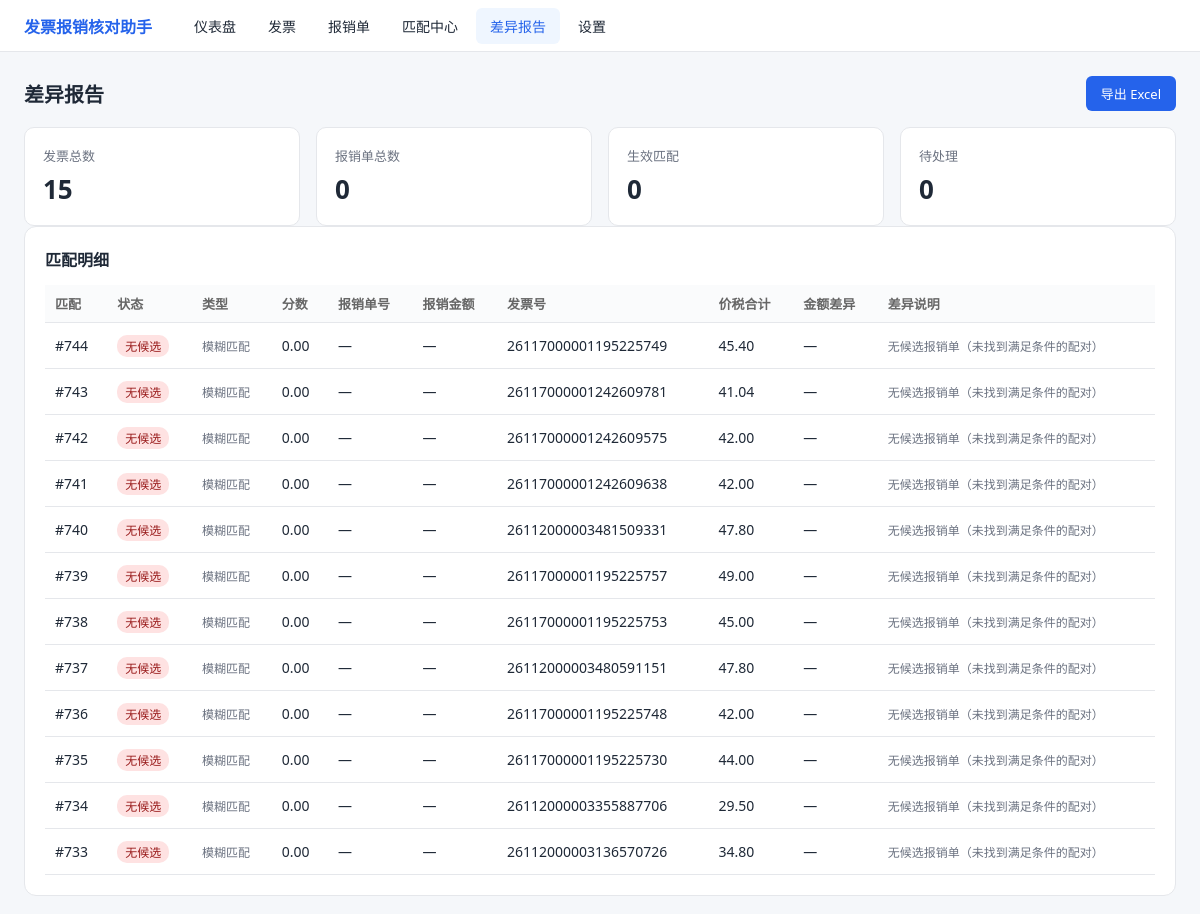
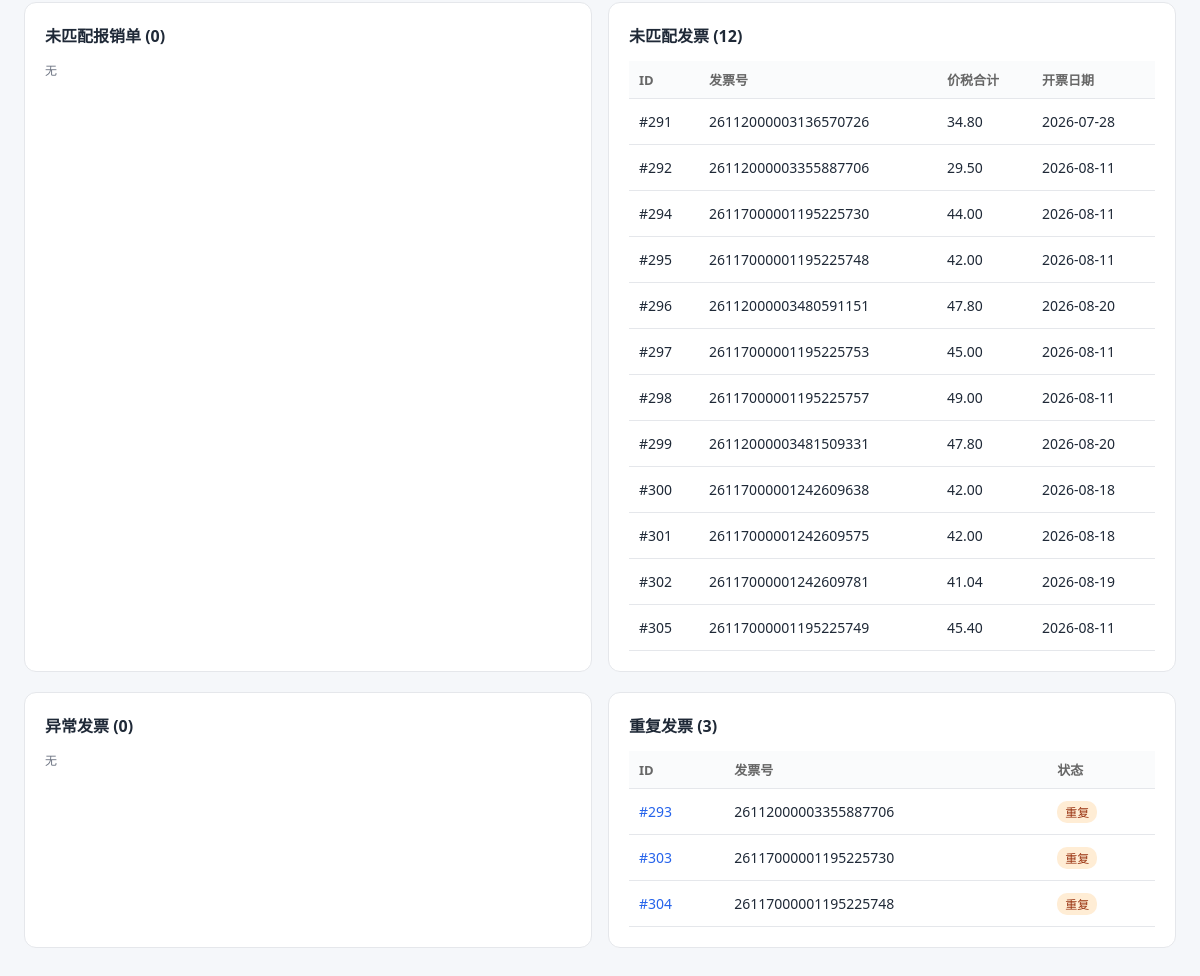
Screenshot of /report with the database file from the repository (2 pictures, top to bottom).
### tables this page shows
CREATE TABLE match_result (
    id           INTEGER PRIMARY KEY AUTOINCREMENT,
    invoice_id   INTEGER NOT NULL,
    reimburse_id INTEGER,
    match_type   TEXT NOT NULL
                 CHECK(match_type IN ('exact','composite','fuzzy','many_to_one','one_to_many','manual')),
    match_score  REAL NOT NULL DEFAULT 0.0 CHECK(match_score BETWEEN 0 AND 1),
    status       TEXT NOT NULL
                 CHECK(status IN ('PENDING','MATCHED','SUSPICIOUS','CONFLICT','UNMATCHED','CONFIRMED','REJECTED')),
    diff_fields  TEXT NOT NULL DEFAULT '[]',
    message      TEXT NOT NULL DEFAULT '',
    confirmed_by TEXT,
    confirmed_at TEXT,
    created_at   TEXT NOT NULL DEFAULT (datetime('now','localtime')),
    updated_at   TEXT NOT NULL DEFAULT (datetime('now','localtime')),
    FOREIGN KEY(invoice_id) REFERENCES invoice(id) ON DELETE CASCADE,
    FOREIGN KEY(reimburse_id) REFERENCES reimburse(id) ON DELETE CASCADE
);

CREATE TABLE invoice (
    id               INTEGER PRIMARY KEY AUTOINCREMENT,
    file_hash        TEXT NOT NULL,
    source_path      TEXT,
    file_type        TEXT NOT NULL CHECK(file_type IN ('pdf','ofd','xml','jpg','jpeg','png')),
    invoice_code     TEXT NOT NULL DEFAULT '',
    invoice_no       TEXT NOT NULL DEFAULT '',
    invoice_date     TEXT,
    buyer_name       TEXT NOT NULL DEFAULT '',
    buyer_tax_no     TEXT NOT NULL DEFAULT '',
    seller_name      TEXT NOT NULL DEFAULT '',
    seller_tax_no    TEXT NOT NULL DEFAULT '',
    amount           TEXT,
    tax_amount       TEXT,
    total_amount     TEXT,
    tax_rate         TEXT NOT NULL DEFAULT '',
    item_summary     TEXT NOT NULL DEFAULT '',
    check_code       TEXT NOT NULL DEFAULT '',
    raw_json         TEXT NOT NULL DEFAULT '{}',
    parse_engine     TEXT NOT NULL CHECK(parse_engine IN ('xml','ofd','pdf_text','ocr','manual')),
    parse_confidence REAL NOT NULL DEFAULT 0.0 CHECK(parse_confidence BETWEEN 0 AND 1),
    status           TEXT NOT NULL DEFAULT 'PARSING'
                     CHECK(status IN ('PARSING','PARSED','NORMAL','ABNORMAL','DUPLICATE','MATCHED')),
    is_red_flush     INTEGER NOT NULL DEFAULT 0,
    created_at       TEXT NOT NULL DEFAULT (datetime('now','localtime')),
    updated_at       TEXT NOT NULL DEFAULT (datetime('now','localtime'))
);

### app/web/pages.py (the view)
@pages.get("/report", response_class=HTMLResponse)
def report_page(request: Request):
    report = report_service.build_report()
    return templates.TemplateResponse(request, "report.html", {"request": request, "r": report})

### app/web/templates/report.html
{% extends "base.html" %}
{% block content %}
<div style="display:flex;justify-content:space-between;align-items:center;margin-bottom:16px;">
  <h1 style="font-size:20px;">差异报告</h1>
  <a class="btn" href="/api/report/export">导出 Excel</a>
</div>
<div class="grid g4">
  <div class="stat"><div class="label">发票总数</div><div class="num">{{ r.inv_counts.values()|sum }}</div></div>
  <div class="stat"><div class="label">报销单总数</div><div class="num">{{ r.reb_total }}</div></div>
  <div class="stat"><div class="label">生效匹配</div><div class="num">{{ r.active_matches }}</div></div>
  <div class="stat"><div class="label">待处理</div><div class="num">{{ r.match_counts.get('SUSPICIOUS',0) + r.match_counts.get('CONFLICT',0) }}</div></div>
</div>
<div class="card">
  <h2>匹配明细</h2>
  {% if r.details %}
  <table>
    <tr><th>匹配</th><th>状态</th><th>类型</th><th>分数</th><th>报销单号</th><th>报销金额</th>
        <th>发票号</th><th>价税合计</th><th>金额差异</th><th>差异说明</th></tr>
    {% for d in r.details %}
    <tr>
      <td>#{{ d.match.id }}</td>
      <td><span class="badge {{ d.match.status|badge }}">{{ d.match.status|dstatus|status_cn }}</span></td>
      <td class="muted">{{ d.match.match_type|match_type_cn }}</td>
      <td>{{ '%.2f'|format(d.match.match_score) }}</td>
      <td>{{ d.reimburse.reimburse_no if d.reimburse else '—' }}</td>
      <td>{{ d.reimburse_amount if d.reimburse_amount is not none else '—' }}</td>
      <td>{{ d.match.invoice_no or '—' }}</td>
      <td>{{ d.invoice_total if d.invoice_total is not none else '—' }}</td>
      <td>{{ d.amount_diff if d.amount_diff is not none else '—' }}</td>
      <td class="wrap muted">{{ d.match.message }}</td>
    </tr>
    {% endfor %}
  </table>
  {% else %}<p class="muted">暂无匹配数据，请先执行匹配</p>{% endif %}
</div>
<div class="grid g2">
  <div class="card">
    <h2>未匹配报销单 ({{ r.unmatched_reimburses|length }})</h2>
    {% if r.unmatched_reimburses %}
    <table><tr><th>ID</th><th>单号</th><th>金额</th><th>提交人</th><th>登记发票号</th></tr>
    {% for i in r.unmatched_reimburses %}
      <tr class="clickable" title="点击定位到报销单管理" onclick="location.href='/reimburses?status=unmatched&focus_id={{ i.id }}'"><td>#{{ i.id }}</td><td>{{ i.reimburse_no }}</td><td>{{ i.amount }}</td>
          <td>{{ i.submitter }}</td><td>{{ i.invoice_no or '—' }}</td></tr>
    {% endfor %}</table>
    {% else %}<p class="muted">无</p>{% endif %}
  </div>
  <div class="card">
    <h2>未匹配发票 ({{ r.unmatched_invoices|length }})</h2>
    {% if r.unmatched_invoices %}
    <table><tr><th>ID</th><th>发票号</th><th>价税合计</th><th>开票日期</th></tr>
    {% for i in r.unmatched_invoices %}
      <tr class="clickable" title="点击定位到发票管理" onclick="location.href='/invoices?status=unmatched&focus_id={{ i.id }}'"><td>#{{ i.id }}</td><td>{{ i.invoice_no or '—' }}</td>
          <td>{{ i.total_amount or '—' }}</td><td>{{ i.invoice_date or '—' }}</td></tr>
    {% endfor %}</table>
    {% else %}<p class="muted">无</p>{% endif %}
  </div>
</div>
<div class="grid g2">
  <div class="card">
    <h2>异常发票 ({{ r.abnormal|length }})</h2>
    {% if r.abnormal %}
    <table><tr><th>ID</th><th>发票号</th><th>状态</th></tr>
    {% for i in r.abnormal %}
      <tr><td><a class="link" href="/invoices/{{ i.id }}">#{{ i.id }}</a></td>
          <td>{{ i.invoice_no or '—' }}</td><td><span class="badge {{ i.status|badge }}">{{ i.status|status_cn }}</span></td></tr>
    {% endfor %}</table>
    {% else %}<p class="muted">无</p>{% endif %}
  </div>
  <div class="card">
    <h2>重复发票 ({{ r.duplicates|length }})</h2>
    {% if r.duplicates %}
    <table><tr><th>ID</th><th>发票号</th><th>状态</th></tr>
    {% for i in r.duplicates %}
      <tr><td><a class="link" href="/invoices/{{ i.id }}">#{{ i.id }}</a></td>
          <td>{{ i.invoice_no or '—' }}</td><td><span class="badge {{ i.status|badge }}">{{ i.status|status_cn }}</span></td></tr>
    {% endfor %}</table>
    {% else %}<p class="muted">无</p>{% endif %}
  </div>
</div>
{% endblock %}

### app/web/templates/base.html (style rules this page uses)
:root { --primary:#2563eb;--bg:#f5f7fa;--card:#fff;--border:#e5e7eb;--text:#1f2937;--muted:#6b7280; }
* { box-sizing:border-box;margin:0;padding:0; }
body { font-family:"Microsoft YaHei",system-ui,sans-serif;background:var(--bg);color:var(--text);font-size:14px; }
.card { background:var(--card);border:1px solid var(--border);border-radius:12px;padding:20px;margin-bottom:20px; }
.card h2 { font-size:16px;margin-bottom:14px; }
.grid { display:grid;gap:16px; }
.g4 { grid-template-columns:repeat(4,1fr); }
.g2 { grid-template-columns:repeat(2,1fr); }
.stat { background:var(--card);border:1px solid var(--border);border-radius:10px;padding:18px; }
.stat .num { font-size:26px;font-weight:700;margin-top:6px; }
.stat .label { color:var(--muted);font-size:13px; }
table { width:100%;border-collapse:collapse; }
th,td { padding:9px 10px;border-bottom:1px solid var(--border);text-align:left;white-space:nowrap;vertical-align:middle; }
tbody td { height:46px; }
th { color:#666;font-weight:600;background:#fafbfc;font-size:13px; }
td.wrap { white-space:normal;min-width:160px; }
.badge { display:inline-block;padding:2px 8px;border-radius:10px;font-size:12px;font-weight:500; }
.badge-red { background:#fee2e2;color:#991b1b; }
.badge-orange { background:#ffedd5;color:#9a3412; }
.btn { display:inline-block;padding:7px 14px;border-radius:6px;border:1px solid transparent;background:var(--primary);color:#fff;cursor:pointer;font-size:13px;text-decoration:none; }
.muted { color:var(--muted);font-size:12px; }
.link { color:var(--primary);text-decoration:none; }
tr.clickable { cursor:pointer; }

### rows the page displays
match_result: match.id "744", match.status|dstatus "无候选", match.match_type|match_type_cn "模糊匹配", match.match_score "0.00", match.message "无候选报销单（未找到满足条件的配对）"
invoice: match "26117000001195225749", id "305", invoice_no "26117000001195225749", total_amount "45.40", invoice_date "2026-08-11"
match_result: match.id "743", match.status|dstatus "无候选", match.match_type|match_type_cn "模糊匹配", match.match_score "0.00", match.message "无候选报销单（未找到满足条件的配对）"
invoice: match "26117000001242609781", id "302", invoice_no "26117000001242609781", total_amount "41.04", invoice_date "2026-08-19"
match_result: match.id "742", match.status|dstatus "无候选", match.match_type|match_type_cn "模糊匹配", match.match_score "0.00", match.message "无候选报销单（未找到满足条件的配对）"
invoice: match "26117000001242609575", id "301", invoice_no "26117000001242609575", total_amount "42.00", invoice_date "2026-08-18"
match_result: match.id "741", match.status|dstatus "无候选", match.match_type|match_type_cn "模糊匹配", match.match_score "0.00", match.message "无候选报销单（未找到满足条件的配对）"
invoice: match "26117000001242609638", id "300", invoice_no "26117000001242609638", total_amount "42.00", invoice_date "2026-08-18"
match_result: match.id "740", match.status|dstatus "无候选", match.match_type|match_type_cn "模糊匹配", match.match_score "0.00", match.message "无候选报销单（未找到满足条件的配对）"
invoice: match "26112000003481509331", id "299", invoice_no "26112000003481509331", total_amount "47.80", invoice_date "2026-08-20"
match_result: match.id "739", match.status|dstatus "无候选", match.match_type|match_type_cn "模糊匹配", match.match_score "0.00", match.message "无候选报销单（未找到满足条件的配对）"
invoice: match "26117000001195225757", id "298", invoice_no "26117000001195225757", total_amount "49.00", invoice_date "2026-08-11"
match_result: match.id "738", match.status|dstatus "无候选", match.match_type|match_type_cn "模糊匹配", match.match_score "0.00", match.message "无候选报销单（未找到满足条件的配对）"
invoice: match "26117000001195225753", id "297", invoice_no "26117000001195225753", total_amount "45.00", invoice_date "2026-08-11"
match_result: match.id "737", match.status|dstatus "无候选", match.match_type|match_type_cn "模糊匹配", match.match_score "0.00", match.message "无候选报销单（未找到满足条件的配对）"
invoice: match "26112000003480591151", id "296", invoice_no "26112000003480591151", total_amount "47.80", invoice_date "2026-08-20"
match_result: match.id "736", match.status|dstatus "无候选", match.match_type|match_type_cn "模糊匹配", match.match_score "0.00", match.message "无候选报销单（未找到满足条件的配对）"
invoice: match "26117000001195225748", id "295", invoice_no "26117000001195225748", total_amount "42.00", invoice_date "2026-08-11"
match_result: match.id "735", match.status|dstatus "无候选", match.match_type|match_type_cn "模糊匹配", match.match_score "0.00", match.message "无候选报销单（未找到满足条件的配对）"
invoice: match "26117000001195225730", id "294", invoice_no "26117000001195225730", total_amount "44.00", invoice_date "2026-08-11"
match_result: match.id "734", match.status|dstatus "无候选", match.match_type|match_type_cn "模糊匹配", match.match_score "0.00", match.message "无候选报销单（未找到满足条件的配对）"
invoice: match "26112000003355887706", id "292", invoice_no "26112000003355887706", total_amount "29.50", invoice_date "2026-08-11"
match_result: match.id "733", match.status|dstatus "无候选", match.match_type|match_type_cn "模糊匹配", match.match_score "0.00", match.message "无候选报销单（未找到满足条件的配对）"
invoice: match "26112000003136570726", id "291", invoice_no "26112000003136570726", total_amount "34.80", invoice_date "2026-07-28"
invoice: id "293", invoice_no "26112000003355887706", status|status_cn "重复"
invoice: id "303", invoice_no "26117000001195225730", status|status_cn "重复"
invoice: id "304", invoice_no "26117000001195225748", status|status_cn "重复"

### other values shown
{{ r.inv_counts.values()|sum }} "15"
{{ r.reb_total }} "0"
{{ r.active_matches }} "0"
{{ r.match_counts.get('SUSPICIOUS',0) + r.match_counts.get('CONFLICT',0) }} "0"
{{ d.reimburse.reimburse_no if d.reimburse else '—' }} "—" "—" "—" "—" "—" "—" "—" "—" "—" "—" "—" "—"
{{ d.reimburse_amount if d.reimburse_amount is not none else '—' }} "—" "—" "—" "—" "—" "—" "—" "—" "—" "—" "—" "—"
{{ d.invoice_total if d.invoice_total is not none else '—' }} "45.40" "41.04" "42.00" "42.00" "47.80" "49.00" "45.00" "47.80" "42.00" "44.00" "29.50" "34.80"
{{ d.amount_diff if d.amount_diff is not none else '—' }} "—" "—" "—" "—" "—" "—" "—" "—" "—" "—" "—" "—"
{{ r.unmatched_reimburses|length }} "0"
{{ r.unmatched_invoices|length }} "12"
{{ r.abnormal|length }} "0"
{{ r.duplicates|length }} "3"
